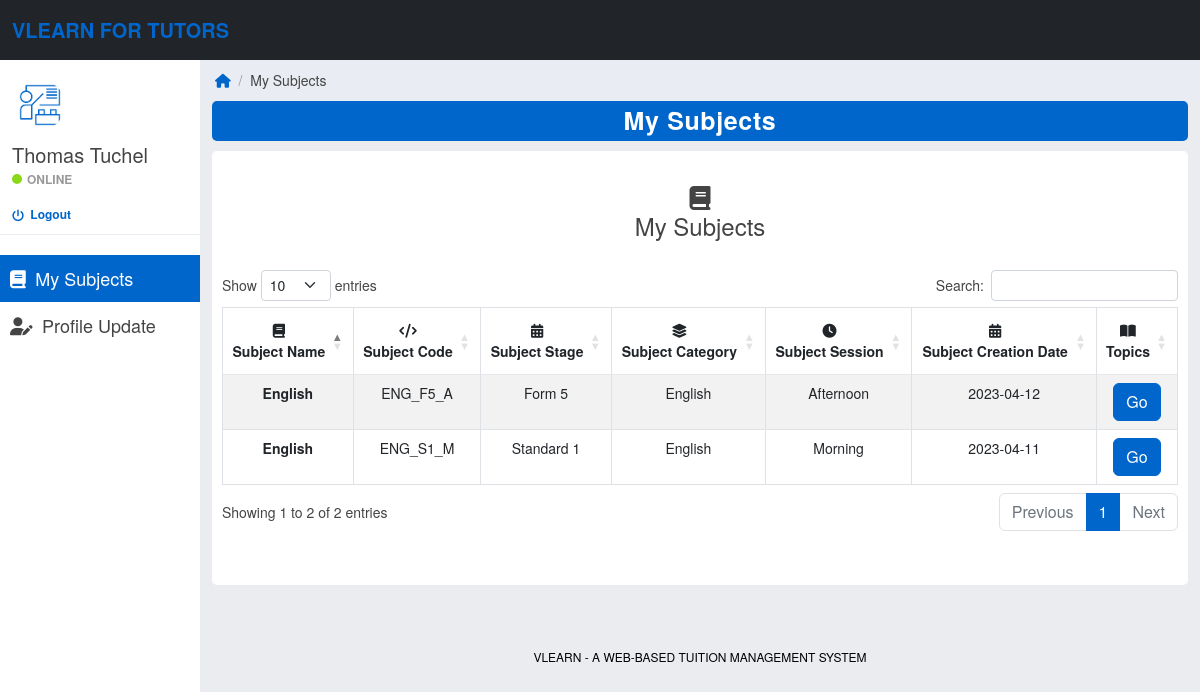
Screenshot of /tutor-home.php (signed in) with the database file from the repository.
### tables this page shows
CREATE TABLE `tutors` (
  `tutorId` int(11) UNSIGNED NOT NULL,
  `tutorName` varchar(100) NOT NULL,
  `tutorEmail` varchar(100) NOT NULL,
  `tutorPassword` varchar(100) NOT NULL,
  `tutorSpeciality` varchar(30) NOT NULL,
  `tutorStartDate` date NOT NULL,
  `tutorIsActive` tinyint(1) NOT NULL
);

CREATE TABLE `subjects` (
  `subjectId` int(11) UNSIGNED NOT NULL,
  `tutorId` int(11) UNSIGNED NOT NULL,
  `subjectName` varchar(100) NOT NULL,
  `subjectCode` varchar(20) NOT NULL,
  `subjectEducationLevel` varchar(20) NOT NULL,
  `subjectStage` varchar(20) NOT NULL,
  `subjectCategory` varchar(30) NOT NULL,
  `subjectSession` varchar(20) NOT NULL,
  `subjectCreationDate` date NOT NULL,
  `subjectShowOrHide` tinyint(1) NOT NULL
);

### tutor-home.php (the view, shortened to what this page needs)
<?php
    include('includes/database-connection.php');
    if(strlen($_SESSION['VLearnTutorSessionCounter']) == 0) {
        header('location:tutor-logout-auto.php');
    }
    else {
?>
<!DOCTYPE html>
<html lang="en">
<head>
    <?php
        include('includes/head-styles.php');
    ?>
    <link rel="stylesheet" type="text/css" href="https://cdn.datatables.net/1.13.4/css/dataTables.bootstrap5.min.css"/>
    <link rel="stylesheet" href="css/datatables.css" type="text/css">
</head>
<body>
	<?php
		include_once('includes/tutor-header.php');
		include_once('includes/tutor-sidebar.php');
    ?>
    <div class="col-sm-9 offset-sm-3 col-lg-10 offset-lg-2">
        <div class="row main">
            <ol class="breadcrumb">
                <li><a href="tutor-home.php"><em class="fa fa-home" style="font-size: 14px; color: #0066cc;"></em></a></li>
                <li style="color: #999999;">&nbsp; / &nbsp;</li>
                <li>My Subjects</li>
            </ol>
        </div>
        <div class="row main">
            <div class="col-md-12">
                <div class="panel panel-primary">
                    <div class="panel-heading">My Subjects</div>
                </div>
            </div>
        </div>
        <div class="row main">
            <div class="col-md-12">
                <div class="panel panel-default">
                    <div class="panel-body easypiechart-panel">
                        <br>
                        <h4><b><span class="fa fa-book" aria-hidden="true"></span><br>My Subjects</b></h4>
                        <br>
                        <div class="col-md-10" style="width: 100%;">
                            <table id="table13" class="table table-bordered table-striped">
                                <thead>
                                    <tr>
                                        <th style="text-align: center"><span class="fa fa-book"></span><br>Subject Name</th>
                                        <th style="text-align: center"><span class="fas fa-code"></span><br>Subject Code</th>
                                        <th style="text-align: center"><span class="fa fa-calendar"></span><br>Subject Stage</th>
                                        <th style="text-align: center"><span class="fas fa-layer-group"></span><br>Subject Category</th>
                                        <th style="text-align: center"><span class="fas fa-clock"></span><br>Subject Session</th>
                                        <th style="text-align: center"><span class="fa fa-calendar"></span><br>Subject Creation Date</th>
                                        <th style="text-align: center"><span class="fa-solid fa-book-open"></span><br>Topics</th>
                                    </tr>
                                </thead>
                                <tbody>
                                    <?php
                                        $sql = "SELECT subjectName, subjectCode, subjectStage, subjectCategory, subjectSession, subjectCreationDate, subjectId FROM subjects WHERE tutorId=$tutorId ORDER BY subjectCode";
                                        $result = mysqli_query($con, $sql);
                                        if(mysqli_num_rows($result) == 0) {
                                            echo "<p class='message'>There are no assigned subjects for you.</p>";
                                        }
                                        else {
                                            while($row = $result->fetch_assoc()) {
                                                $subjectName = $row['subjectName'];
                                                $subjectCode = $row['subjectCode'];
                                                $subjectStage = $row['subjectStage'];
                                                $subjectCategory = $row['subjectCategory'];
                                                $subjectSession = $row['subjectSession'];
                                                $subjectCreationDate = $row['subjectCreationDate'];
                                                $subjectId = $row['subjectId'];
                                    ?>
                                    <tr>
                                        <td><b><?php echo $subjectName; ?></b></td>
                                        <td><?php echo $subjectCode; ?></td>
                                        <td><?php echo $subjectStage; ?></td>
                                        <td><?php echo $subjectCategory; ?></td>
                                        <td><?php echo $subjectSession; ?></td>
                                        <td><?php echo $subjectCreationDate; ?></td>
                                        <td><a href="tutor-topic-list.php?subjectId=<?php echo $subjectId; ?>"><button class="btn btn-primary">Go</button></a></td>
                                    </tr>
                                    <?php
                                            }
                                        }
                                    ?>
                                </tbody>
                            </table>
                            <br>
                        </div>
                    </div>
                </div>
            </div>
        </div>
        <br><br><br>
    </div>
	<?php
        include_once('includes/footer-enhanced.php');
    ?>
</body>
</html>
<?php
    }
?>

### includes/tutor-sidebar.php (shortened to what this page needs)
<?php
    include('includes/database-connection.php');
?>
<div id="sidebar-collapse" class="col-sm-3 col-lg-2 sidebar">
    <div class="profile-sidebar">
        <div class="profile-userpic">
            <img src="images/tutor-icon.png" class="img-responsive">
        </div>
        <div class="profile-usertitle">
            <?php
                $tutorId = $_SESSION['VLearnTutorSessionCounter'];
                $ret = mysqli_query($con, "SELECT tutorName FROM tutors WHERE tutorId=$tutorId");
                $row = mysqli_fetch_array($ret);
                $tutorName = $row['tutorName'];
            ?>
            <div class="profile-usertitle-name">
                <?php
                    echo $tutorName;
                ?>
            </div>
            <div class="profile-usertitle-status">
                <span class="indicator label-success"></span>Online
            </div>
            <div class="profile-logout">
                <a href="tutor-logout.php?logout=true"><i class="fa fa-power-off fa-lg" style="font-size: 12px; color: #0066cc;" aria-hidden="true">&nbsp;</i> Logout</a>
            </div>
        </div>
    </div>
    <ul class="nav menu">
        <li
            <?php
                if(PAGE == 'MySubjects') {
                    echo "class='active'";
                }
            ?>
        >
            <a href="tutor-home.php"><em class="fa fa-book">&nbsp;</em> My Subjects</a>
        </li>
        <li
            <?php
                if(PAGE == 'ProfileUpdate') {
                    echo "class='active'";
                }
            ?>
        >
            <a href="tutor-profile-update.php"><em class="fa-solid fa-user-pen">&nbsp;</em> Profile Update</a>
        </li>
    </ul>
</div>

### css/styles.css (style rules this page uses)
body { background: #ebecf0; padding-top: 60px; font-size: 14px; color: #444444; font-family: "Montserrat", "Helvetica Neue", Helvetica, Arial, sans-serif; }
a, a:hover, a:focus { color: transparent; }
h1, h2, h3, h4, h5, h6 { color: #444444; }
h3, h4 { font-weight: 300; }
.btn-primary, .btn-primary:hover, .btn-primary:focus, .btn-primary:active, .btn-primary.active, .open > .dropdown-toggle.btn-primary, .btn-primary.disabled, .btn-primary[disabled], fieldset[disabled] .btn-primary, .btn-primary.disabled:hover, .btn-primary[disabled]:hover, fieldset[disabled] .btn-primary:hover, .btn-primary.disabled:focus, .btn-primary[disabled]:focus, fieldset[disabled] .btn-primary:focus, .btn-primary.disabled:active, .btn-primary[disabled]:active, fieldset[disabled] .btn-primary:active, .btn-primary.disabled.active, .btn-primary[disabled].active, fieldset[disabled] .btn-primary.active { background-color: #0066cc; border-color: #0066cc; }
.label-success { background-color: #8ad919; }
.panel { border: 0; }
.panel-primary > .panel-heading { background-color: #0066cc; color: #fff; border: none; border-radius: 5px; }
.panel-heading { font-size: 25px; font-weight: bold; letter-spacing: 0.025em; height: 40px; line-height: 38px; text-align: center; }
.main { margin-left: 0; margin-right: 0; }
.sidebar { display: block; padding: 0; display: none; box-shadow: none; background: #fff; }
.sidebar ul { margin: 20px 0px; text-decoration: none; }
.sidebar ul.nav { display: block; }
@media (min-width: 576px) { .sidebar { display: block; position: fixed; top: 60px; bottom: 0; left: 0; z-index: 1000; display: block; margin: 0; padding: 0; overflow-x: hidden; overflow-y: auto; } }
.sidebar ul.nav .active a, .sidebar ul.nav li.parent a.active, .sidebar ul.nav .active > a:hover, .sidebar ul.nav li.parent a.active:hover, .sidebar ul.nav .active > a:focus, .sidebar ul.nav li.parent a.active:focus { text-decoration: none; color: #fff; background-color: #0066cc; display: block; }
.sidebar ul.nav li a { font-size: 18px; padding: 10px 0px 10px 10px; color: #444444; text-decoration: none; display: block; }
.profile-sidebar { padding: 10px 0; border-bottom: 1px solid #e9ecf2; }
.indicator { width: 10px; height: 10px; display: inline-block; border-radius: 9999px; margin-right: 5px; }
.profile-userpic img { float: left; margin: 10px 0px 0px 15px; width: 50px; height: 50px; border-radius: 9999px !important; }
.profile-usertitle { float: left; text-align: left; margin: 10px 0 0 12px; }
.profile-usertitle-name { font-size: 20px; margin-bottom: 0px; color: #444444; }
.profile-usertitle-status { text-transform: uppercase; color: #999999; font-size: 12px; font-weight: 600; margin-bottom: 15px; }
.breadcrumb { border-radius: 0; padding: 10px 15px 10px 15px; background: #e9ecf2; margin: 0; }
.easypiechart-panel { text-align: center; padding: 1px 0; margin-bottom: 20px; }
.table { background: #fff; }
.table > thead > tr > th { border-bottom: 1px solid #e6e7e8; vertical-align: middle; height: 50px; }
.profile-logout > a { font-size: 12px; font-weight: 600; margin-bottom: 0px; text-decoration: none; color: #0066cc; }
div.panel-default { background-color: #fff; border-radius: 5px; padding: 10px; margin-top: 10px; }

### rows the page displays
tutors: tutorName "Thomas Tuchel"
subjects: subjectName "English", subjectCode "ENG_F5_A", subjectStage "Form 5", subjectCategory "English", subjectSession "Afternoon", subjectCreationDate "2023-04-12"
subjects: subjectName "English", subjectCode "ENG_S1_M", subjectStage "Standard 1", subjectCategory "English", subjectSession "Morning", subjectCreationDate "2023-04-11"
